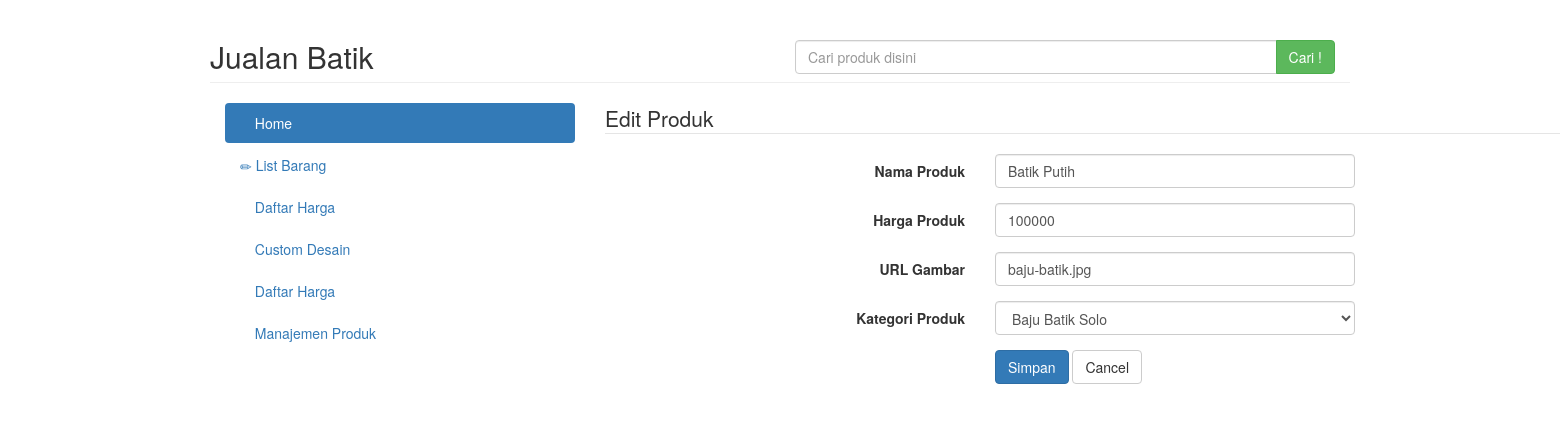
The page /?ur=manajemen_store/edit_produk&idproduk=3 on the database its author committed.
### tables this page shows
CREATE TABLE IF NOT EXISTS `produk` (
  `id_produk` int(5) NOT NULL,
  `nama_produk` varchar(50) NOT NULL,
  `harga_produk` varchar(10) NOT NULL,
  `kategori_produk` int(5) NOT NULL,
  `gambar_produk` text NOT NULL
);

CREATE TABLE IF NOT EXISTS `all_kategori` (
  `id_kategori` int(5) NOT NULL,
  `nama_kategori` varchar(50) NOT NULL
);

### manajemen_store/edit_produk.php (the view, shortened to what this page needs)
<?php
	$idproduk = $_GET[idproduk];
	$sql = "SELECT produk.*, all_kategori.nama_kategori FROM produk INNER JOIN all_kategori ON produk.kategori_produk=all_kategori.id_kategori WHERE produk.id_produk=$idproduk";
	$exe = mysql_query($sql);
	while($produk=mysql_fetch_array($exe))
	{
?>
<div class="row">
	<div class="container">
		<form class="form-horizontal" action="./?ur=manajemen_store/edit_produk" method="post">
			<fieldset>
			<legend>Edit Produk</legend>
			<div class="form-group">
			  <label class="col-md-4 control-label" for="namaproduk">Nama Produk</label>
			  <div class="col-md-4">
			  <input id="namaproduk" name="namaproduk" type="text" placeholder="Isi Nama Produk" class="form-control input-md" required="" value="<?php echo $produk[nama_produk]; ?>">
			  </div>
			</div>
			<div class="form-group">
			  <label class="col-md-4 control-label" for="hargaproduk">Harga Produk</label>
			  <div class="col-md-4">
			  <input id="hargaproduk" name="hargaproduk" type="text" placeholder="Isi harga produk" class="form-control input-md" required="" value="<?php echo $produk[harga_produk]; ?>">
			  </div>
			</div>
			<div class="form-group">
			  <label class="col-md-4 control-label" for="urlgambar">URL Gambar</label>
			  <div class="col-md-4">
			  <input id="urlgambar" name="urlgambar" type="text" placeholder="Isi URL Gambar" class="form-control input-md" required="" value="<?php echo $produk[gambar_produk]; ?>">
			  </div>
			</div>
			<div class="form-group">
			  <label class="col-md-4 control-label" for="kategoriproduk">Kategori Produk</label>
			  <div class="col-md-4">
			    <select id="kategoriproduk" name="kategoriproduk" class="form-control">
			      <option value="<?php echo $produk[kategori_produk]; ?>"><?php echo $produk[nama_kategori]; ?></option>
			    </select>
			  </div>
			</div>
			<div class="form-group">
			  <label class="col-md-4 control-label" for="submit"></label>
			  <div class="col-md-8">
			    <button id="submit" name="submit" class="btn btn-primary">Simpan</button>
			    <button id="reset" name="reset" class="btn btn-default">Cancel</button>
			  </div>
			</div>
			</fieldset>
		</form>
	</div>
</div>
<?php
	};
?>

### rows shown on the page
produk: namaproduk "Batik Putih", hargaproduk "100000", urlgambar "baju-batik.jpg", kategoriproduk "Baju Batik Solo"
